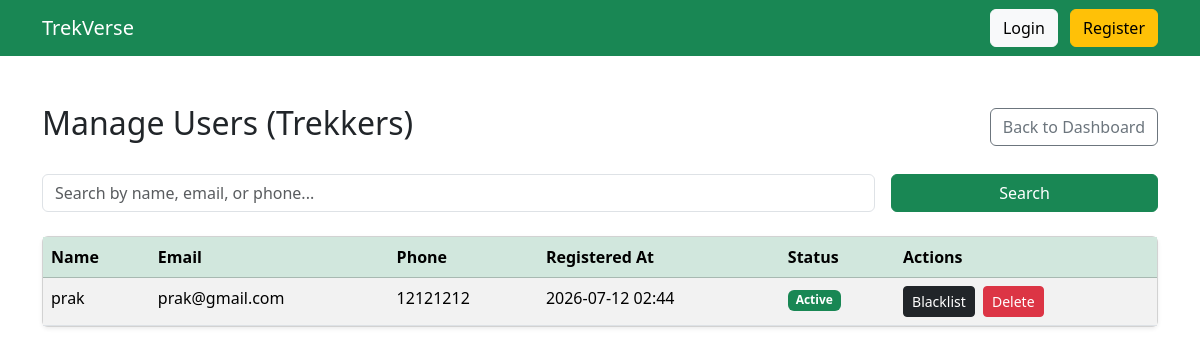
Page /admin/users (signed in) on the committed database.
### models.py (models this page shows)
class User(db.Model):
    __tablename__ = "users"
    id = db.Column(db.Integer, primary_key=True)
    name = db.Column(db.String(100), nullable=False)
    email = db.Column(db.String(120), unique=True, nullable=False)
    password = db.Column(db.String(255), nullable=False)
    phone = db.Column(db.String(15))
    role = db.Column(db.String(20), nullable=False)
    approved = db.Column(db.Boolean, default=False)
    blacklisted = db.Column(db.Boolean, default=False)
    experience_years = db.Column(db.Integer, default=0)
    skills = db.Column(db.String(255), default="")
    bio = db.Column(db.Text, default="")
    created_at = db.Column(db.DateTime, default=datetime.utcnow)
    managed_treks = db.relationship(
        "Trek",
        backref="staff",
        lazy=True
    )
    bookings = db.relationship(
        "Booking",
        backref="user",
        lazy=True
    )

### routes.py (the view)
    @app.route("/admin/users")
    def admin_users():
        if "user_id" not in session or session["role"] != "admin":
            return "Access Denied"
        q = request.args.get("q", "")
        if q:
            users = User.query.filter(
                User.role == "user",
                (User.name.like(f"%{q}%") | User.email.like(f"%{q}%") | User.phone.like(f"%{q}%"))
            ).all()
        else:
            users = User.query.filter_by(role="user").all()
        return render_template("admin/users.html", users=users, q=q)

### templates/admin/users.html
{% extends "base.html" %}
{% block content %}
<div class="d-flex justify-content-between align-items-center mb-4">
    <h2>Manage Users (Trekkers)</h2>
    <a href="/admin/dashboard" class="btn btn-outline-secondary">Back to Dashboard</a>
</div>
<form method="GET" action="/admin/users" class="row g-3 mb-4">
    <div class="col-md-9">
        <input type="text" name="q" class="form-control" placeholder="Search by name, email, or phone..." value="{{ q or '' }}">
    </div>
    <div class="col-md-3">
        <button type="submit" class="btn btn-success w-100">Search</button>
    </div>
</form>
<div class="card shadow-sm">
    <div class="card-body p-0">
        <table class="table table-striped table-hover mb-0">
            <thead class="table-success">
                <tr>
                    <th>Name</th>
                    <th>Email</th>
                    <th>Phone</th>
                    <th>Registered At</th>
                    <th>Status</th>
                    <th>Actions</th>
                </tr>
            </thead>
            <tbody>
                {% for user in users %}
                <tr>
                    <td>{{ user.name }}</td>
                    <td>{{ user.email }}</td>
                    <td>{{ user.phone or 'N/A' }}</td>
                    <td>{{ user.created_at.strftime('%Y-%m-%d %H:%M') }}</td>
                    <td>
                        {% if user.blacklisted %}
                        <span class="badge bg-danger">Blacklisted</span>
                        {% else %}
                        <span class="badge bg-success">Active</span>
                        {% endif %}
                    </td>
                    <td>
                        <a href="/admin/user/toggle_blacklist/{{ user.id }}?from=users" class="btn btn-sm {% if user.blacklisted %}btn-warning{% else %}btn-dark{% endif %} me-1">
                            {% if user.blacklisted %}Unblacklist{% else %}Blacklist{% endif %}
                        </a>
                        <form action="/admin/user/delete/{{ user.id }}?from=users" method="POST" class="d-inline" onsubmit="return confirm('Are you sure you want to delete this user?');">
                            <button type="submit" class="btn btn-sm btn-danger">Delete</button>
                        </form>
                    </td>
                </tr>
                {% else %}
                <tr>
                    <td colspan="6" class="text-center py-4">No users found.</td>
                </tr>
                {% endfor %}
            </tbody>
        </table>
    </div>
</div>
{% endblock %}

### rows in the picture
User: name "prak", email "prak@gmail.com", phone "12121212", created_at "2026-07-12 02:44", blacklisted "Active"
